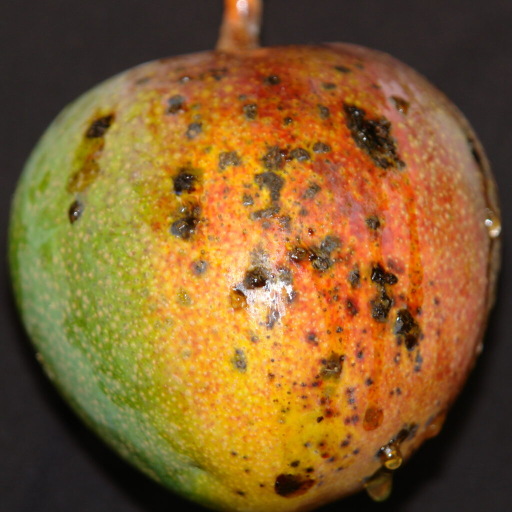
#> input picture ml/data/mango/external_test/04bacterial-black-spot-mango-1024x1024.jpg, 1024 x 1024 px (shown at 1/2 size)
$ python -i mango_detector.py   (imports and definitions only)
#> lines starting #> are read from the running program, lines starting #| are printed output that depends on the picture
import os
import numpy as np
from PIL import Image, ImageDraw, ImageFont
import scipy.ndimage as ndi
from scipy.spatial import ConvexHull
from typing import Dict, Any, List, Tuple

class MangoDetector:
    """
    Object-level multi-mango detection and instance separation engine.
    Uses Euclidean distance transform (EDT) + marker-controlled Watershed +
    boundary concavity/crease evidence + geometric convexity/solidity validation
    to isolate individual mango fruits accurately even when touching or overlapping,
    while strictly preventing false over-segmentation on single fruits.
    """
    def __init__(self, min_area=600, max_area_ratio=0.98):
        self.min_area = min_area
        self.max_area_ratio = max_area_ratio
        self.last_debug_data = {}

    def validate_image(self, image_input):
        """
        Validates image format and performs essential quality checks:
        - Minimum resolution (>= 100x100)
        - Excessive darkness / underexposure (< 25)
        - Excessive brightness / overexposure (> 248)
        - Severe blur detection via Laplacian variance (< 8.0)
        """
        if isinstance(image_input, (bytes, bytearray)):
            from io import BytesIO
            img = Image.open(BytesIO(image_input)).convert('RGB')
        elif isinstance(image_input, str):
            if not os.path.exists(image_input):
                raise ValueError(f"Image file does not exist at {image_input}")
            img = Image.open(image_input).convert('RGB')
#> img is the input picture: PIL image 1024x1024 RGB; mean R, G, B 132, 95, 44.2
        elif isinstance(image_input, Image.Image):
            img = image_input.convert('RGB')
        else:
            raise ValueError("Invalid image input: Expected file path, bytes, or PIL Image.")

        w, h = img.size
#> w = 1024; h = 1024
        if w < 100 or h < 100:
            raise ValueError(
                f"Image quality insufficient: Dimensions ({w}x{h}) are too small for inspection. "
                "Minimum 100x100 resolution required."
            )

        rgb_arr = np.array(img, dtype=np.float32)

        mean_brightness = float(np.mean(rgb_arr))
#> mean_brightness = 90.42
        if mean_brightness < 25.0:
            raise ValueError(
                "Image quality insufficient: Photograph is excessively dark (underexposed). "
                "Please retake the photograph with adequate illumination."
            )
        if mean_brightness > 248.0:
            raise ValueError(
                "Image quality insufficient: Photograph is excessively bright (overexposed / washed out). "
                "Please retake the photograph without excessive glare."
            )

        # Severe blur check via Laplacian variance on grayscale
        gray = 0.299 * rgb_arr[..., 0] + 0.587 * rgb_arr[..., 1] + 0.114 * rgb_arr[..., 2]
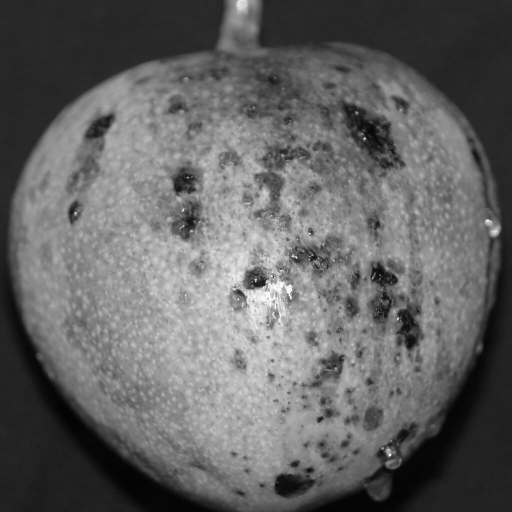
#> gray: shape (1024, 1024) float32 (shown at 1/2 size); min 2.77, max 255, mean 100.3
        if max(w, h) > 800:
            scale_blur = 800.0 / max(w, h)
#> scale_blur = 0.781
            gray = ndi.zoom(gray, scale_blur, order=1)
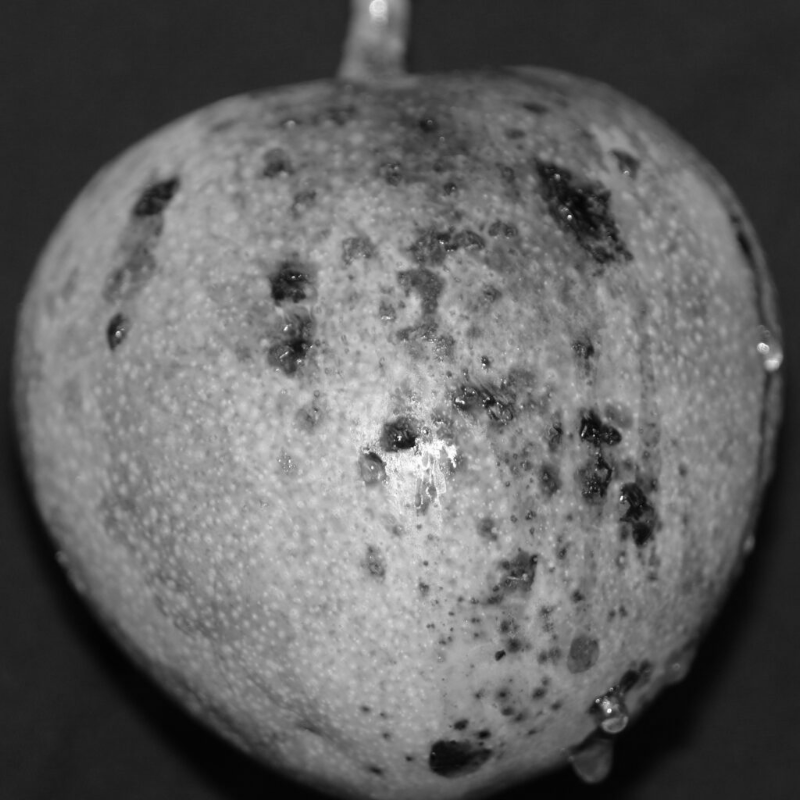
#> gray: shape (800, 800) float32; min 2.77, max 254.6, mean 100.2
        lap = ndi.laplace(gray)
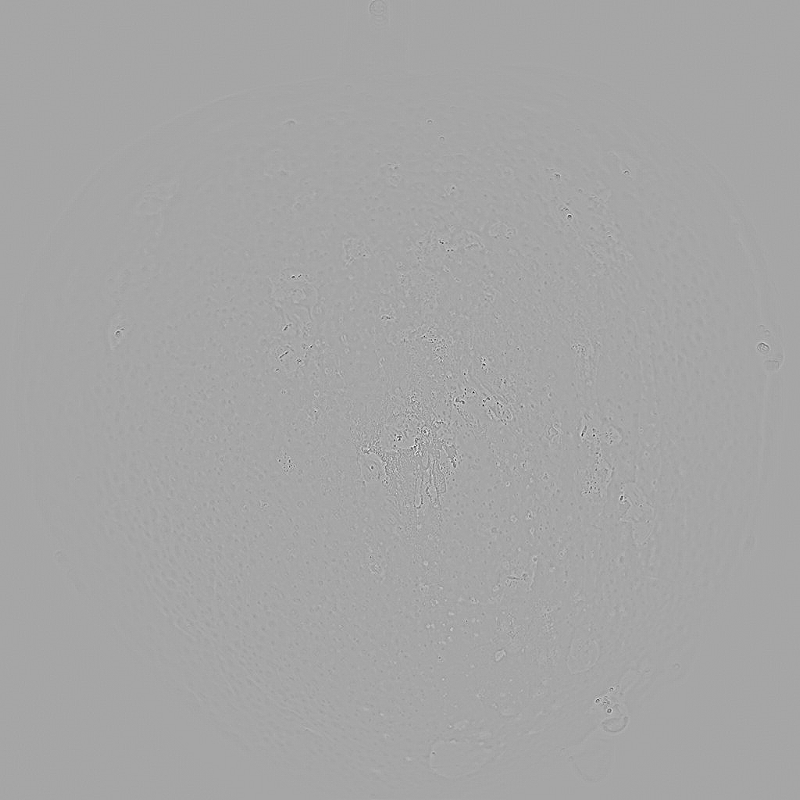
#> lap: shape (800, 800) float32; min -342.1, max 183.3, mean 0; drawn with min black and max white
        blur_variance = float(np.var(lap))
#> blur_variance = 59.04
        if blur_variance < 8.0:
            raise ValueError(
                "Image quality insufficient: Photograph is severely blurred. "
                "Please hold the camera steady and retake with clear optical focus."
            )

        return img

    # [1053 lines left out: functions _get_convex_hull_area, _extract_contour_points, detect_mangoes, generate_debug_images, annotate_image, not called in this run]

>>> result = MangoDetector().validate_image('../data/mango/external_test/04bacterial-black-spot-mango-1024x1024.jpg')

$ run again, on ml/data/mango/external_test/20220423_182120.jpg
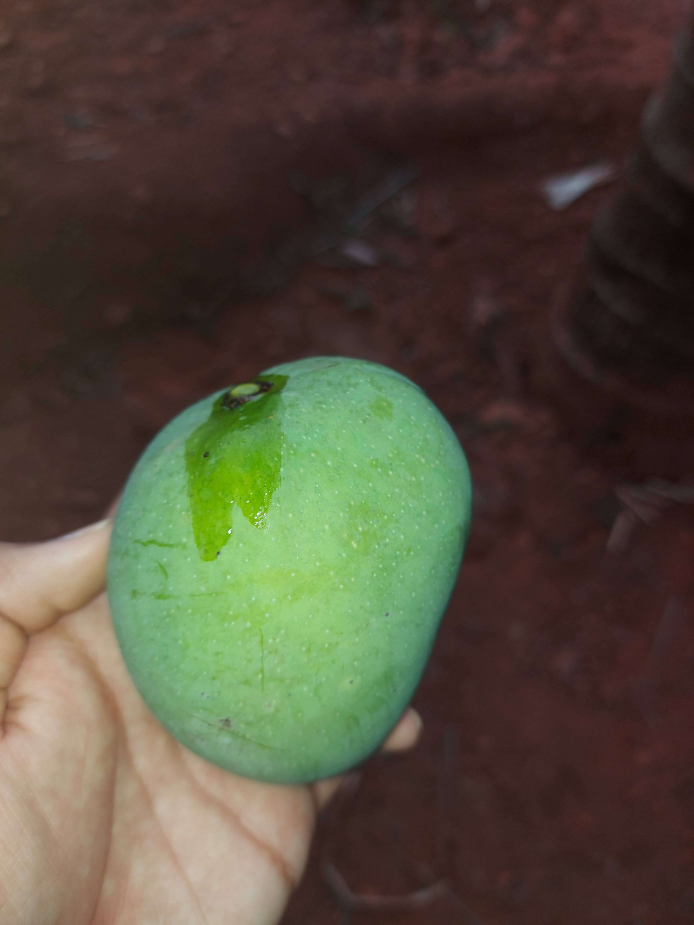
#> input picture ml/data/mango/external_test/20220423_182120.jpg, 3468 x 4624 px (shown at 1/5 size)
#> in validate_image, img is the input picture: PIL image 3468x4624 RGB; mean R, G, B 82.2, 75.9, 59.8
#> mean_brightness = 72.63
#> in validate_image, `gray = ndi.zoom(gray, scale_blur, order=1)`:
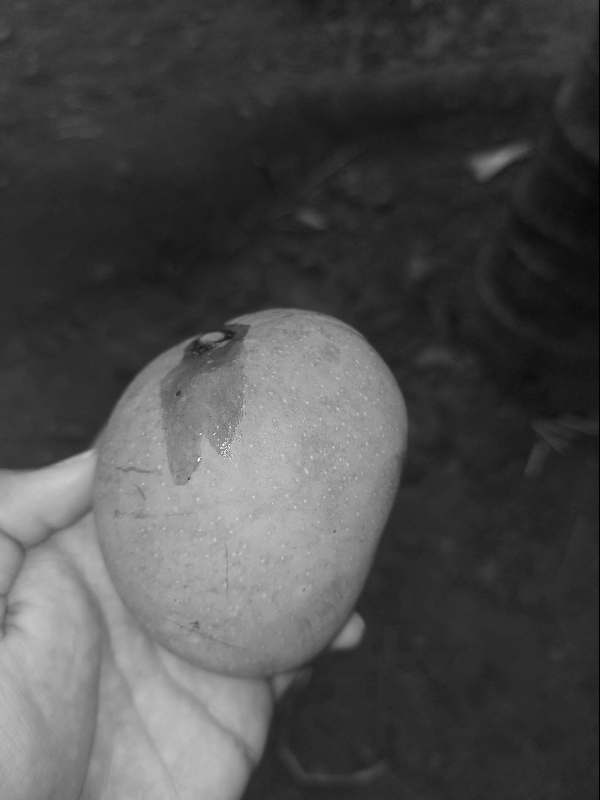
#> gray: shape (800, 600) float32; min 0, max 250.9, mean 75.9
#> in validate_image, `lap = ndi.laplace(gray)`:
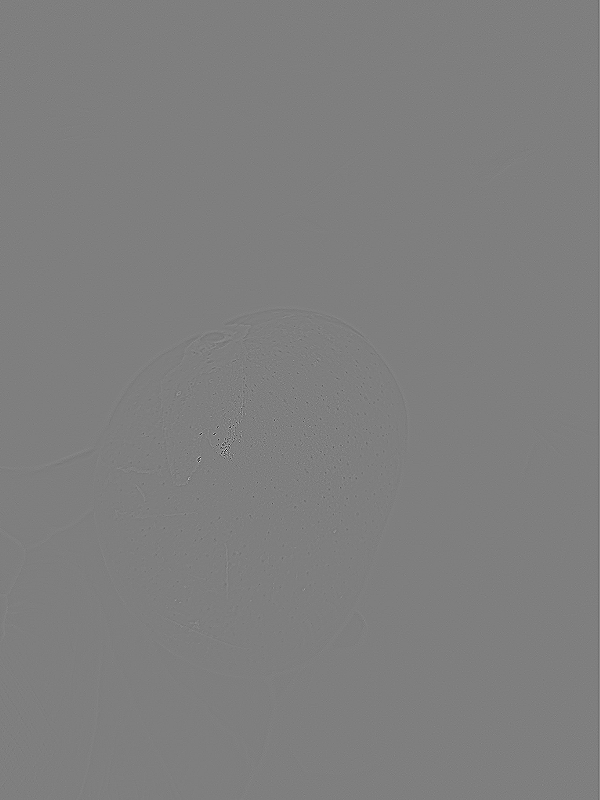
#> lap: shape (800, 600) float32; min -407.9, max 410.7, mean 0; drawn with min black and max white
#> blur_variance = 59.68

$ run again, on ml/data/mango/external_test/20220423_182138.jpg
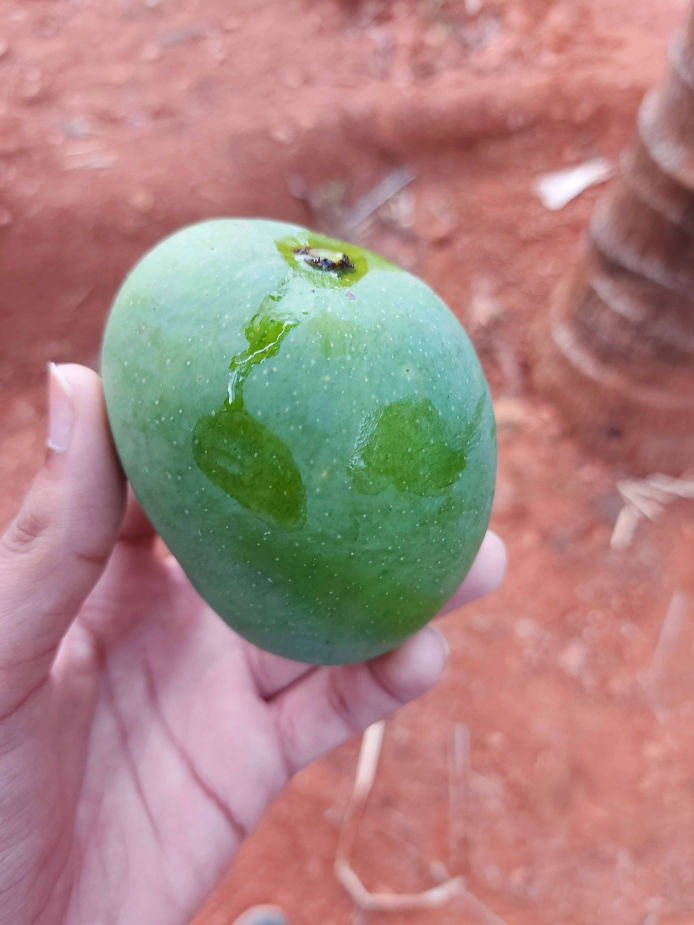
#> input picture ml/data/mango/external_test/20220423_182138.jpg, 3468 x 4624 px (shown at 1/5 size)
#> in validate_image, img is the input picture: PIL image 3468x4624 RGB; mean R, G, B 168.7, 132.9, 129
#> mean_brightness = 143.5
#> in validate_image, `gray = ndi.zoom(gray, scale_blur, order=1)`:
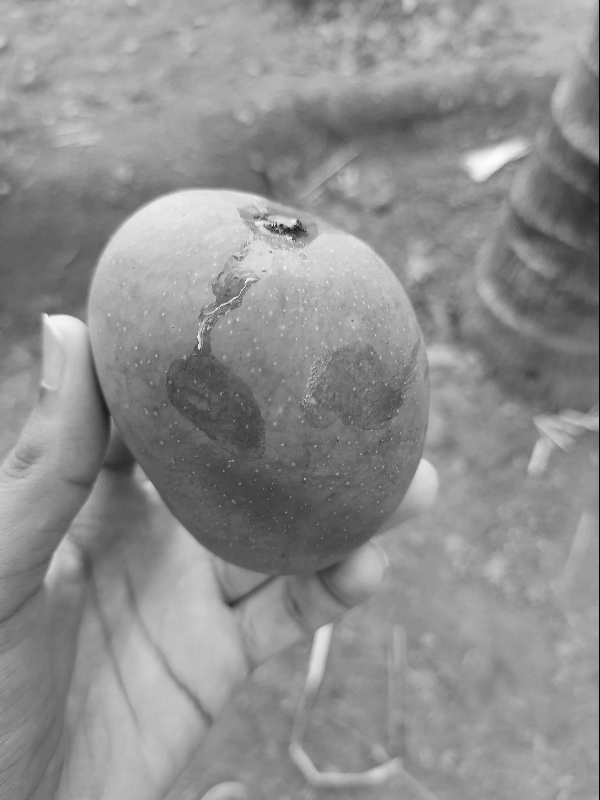
#> gray: shape (800, 600) float32; min 0, max 253.8, mean 142.9
#> in validate_image, `lap = ndi.laplace(gray)`:
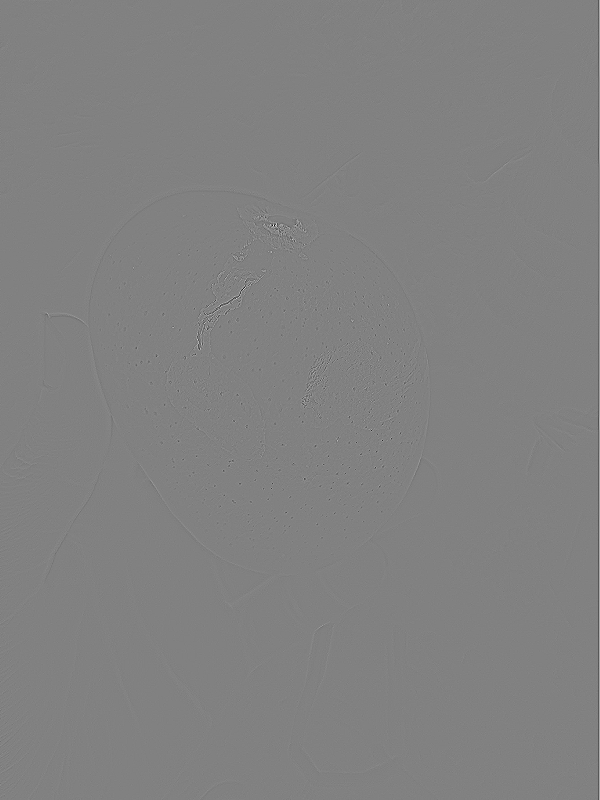
#> lap: shape (800, 600) float32; min -476.8, max 462.5, mean 0; drawn with min black and max white
#> blur_variance = 158.4

$ run again, on ml/data/mango/external_test/20220423_183537.jpg
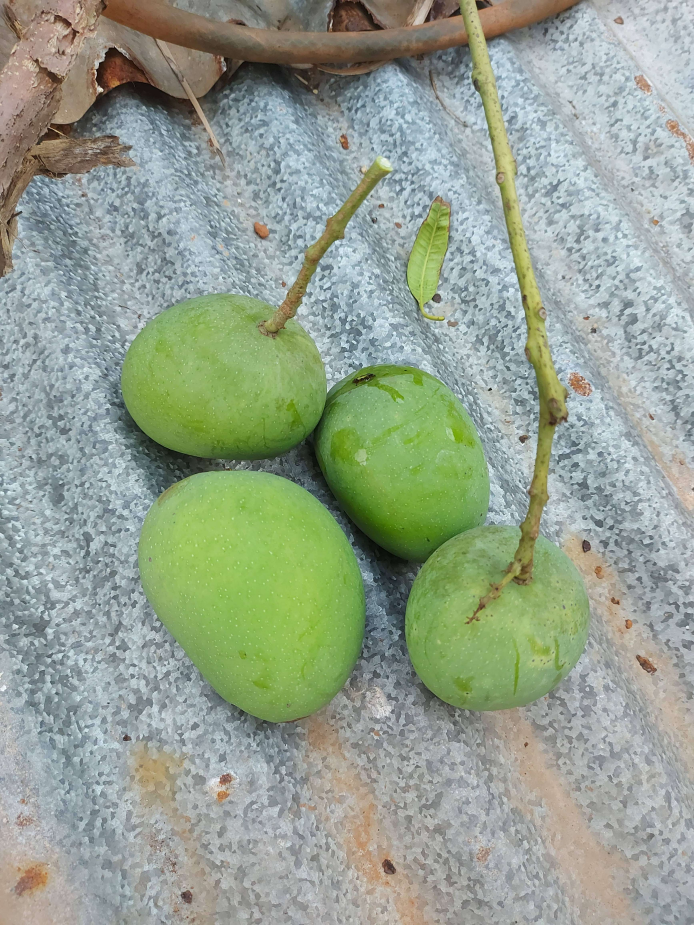
#> input picture ml/data/mango/external_test/20220423_183537.jpg, 3468 x 4624 px (shown at 1/5 size)
#> in validate_image, img is the input picture: PIL image 3468x4624 RGB; mean R, G, B 149.2, 161.1, 144.6
#> mean_brightness = 151.6
#> in validate_image, `gray = ndi.zoom(gray, scale_blur, order=1)`:
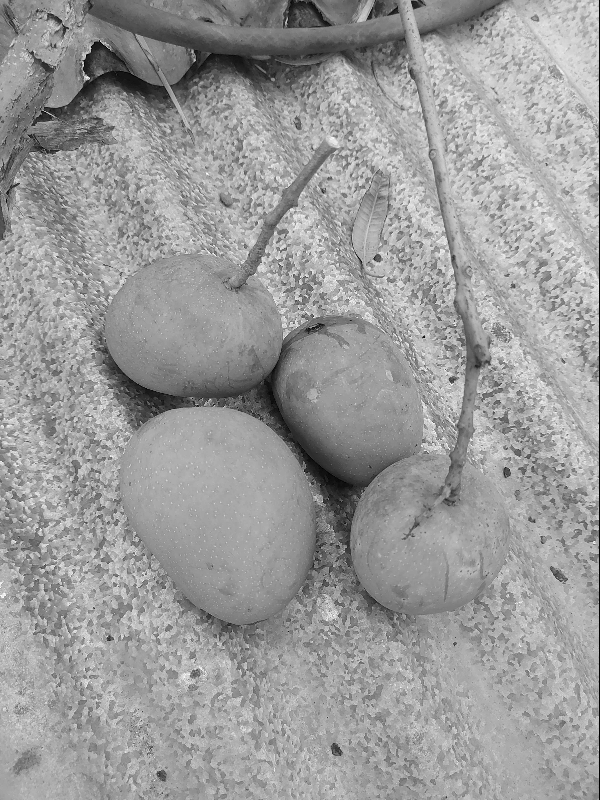
#> gray: shape (800, 600) float32; min 0, max 253, mean 155.3
#> in validate_image, `lap = ndi.laplace(gray)`:
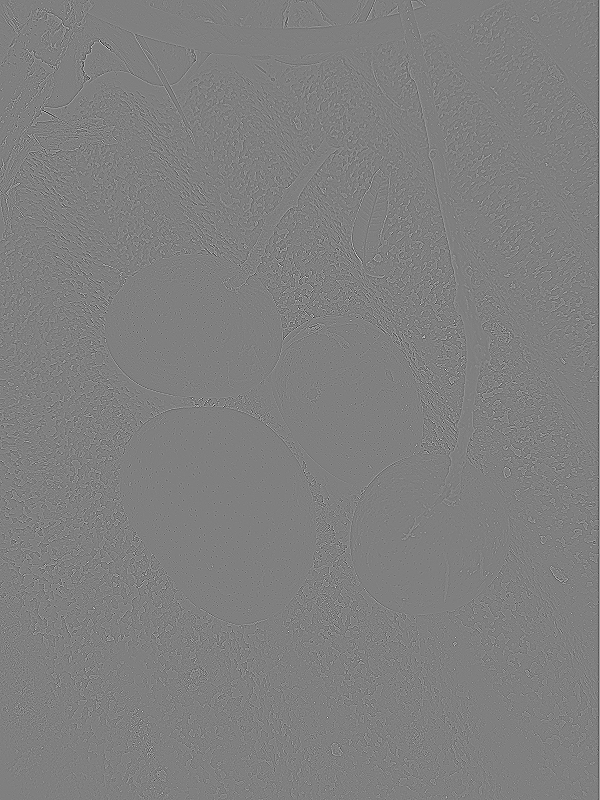
#> lap: shape (800, 600) float32; min -594.3, max 590.2, mean 0; drawn with min black and max white
#> blur_variance = 2657.5
